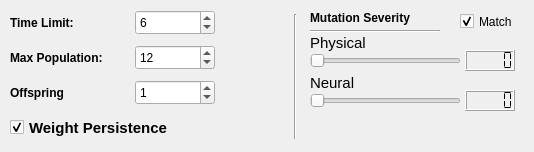
    <widget class="QWidget" name="tab_3">
     <attribute name="title">
      <string>Reproduction</string>
     </attribute>
     <widget class="QLCDNumber" name="physical_severity_lcd">
      <property name="geometry">
       <rect>
        <x>465</x>
        <y>50</y>
        <width>50</width>
        <height>21</height>
       </rect>
      </property>
      <property name="smallDecimalPoint">
       <bool>false</bool>
      </property>
      <property name="mode">
       <enum>QLCDNumber::Dec</enum>
      </property>
      <property name="segmentStyle">
       <enum>QLCDNumber::Flat</enum>
      </property>
     </widget>
     <widget class="QLabel" name="severity_label">
      <property name="geometry">
       <rect>
        <x>310</x>
        <y>5</y>
        <width>151</width>
        <height>25</height>
       </rect>
      </property>
      <property name="font">
       <font>
        <weight>75</weight>
        <bold>true</bold>
       </font>
      </property>
      <property name="toolTip">
       <string extracomment="The amount of CO2 in this world"/>
      </property>
      <property name="statusTip">
       <string/>
      </property>
      <property name="whatsThis">
       <string/>
      </property>
      <property name="text">
       <string>Mutation Severity</string>
      </property>
     </widget>
     <widget class="QSlider" name="physical_severity_slider">
      <property name="geometry">
       <rect>
        <x>310</x>
        <y>50</y>
        <width>151</width>
        <height>21</height>
       </rect>
      </property>
      <property name="statusTip">
       <string>How severe the physical mutations are when organisms reproduce</string>
      </property>
      <property name="maximum">
       <number>100</number>
      </property>
      <property name="orientation">
       <enum>Qt::Horizontal</enum>
      </property>
      <property name="tickInterval">
       <number>0</number>
      </property>
     </widget>
     <widget class="QSpinBox" name="rep_time_val">
      <property name="geometry">
       <rect>
        <x>135</x>
        <y>10</y>
        <width>80</width>
        <height>25</height>
       </rect>
      </property>
      <property name="toolTip">
       <string extracomment="Amount of CO2 to add"/>
      </property>
      <property name="statusTip">
       <string>Higher = Faster</string>
      </property>
      <property name="maximum">
       <number>999999999</number>
      </property>
      <property name="value">
       <number>6</number>
      </property>
     </widget>
     <widget class="QLabel" name="rep_time_limit">
      <property name="geometry">
       <rect>
        <x>10</x>
        <y>10</y>
        <width>121</width>
        <height>25</height>
       </rect>
      </property>
      <property name="font">
       <font>
        <weight>75</weight>
        <bold>true</bold>
       </font>
      </property>
      <property name="toolTip">
       <string extracomment="The amount of CO2 in this world"/>
      </property>
      <property name="statusTip">
       <string>How much time an organism has to wait before reproducing again</string>
      </property>
      <property name="whatsThis">
       <string/>
      </property>
      <property name="text">
       <string>Time Limit:</string>
      </property>
     </widget>
     <widget class="QLabel" name="max_pop_label">
      <property name="geometry">
       <rect>
        <x>10</x>
        <y>45</y>
        <width>121</width>
        <height>25</height>
       </rect>
      </property>
      <property name="font">
       <font>
        <weight>75</weight>
        <bold>true</bold>
       </font>
      </property>
      <property name="toolTip">
       <string extracomment="The amount of CO2 in this world"/>
      </property>
      <property name="statusTip">
       <string>If the population is over/at this value, organisms will not reproduce (Adding organisms manually bypasses this function)</string>
      </property>
      <property name="whatsThis">
       <string/>
      </property>
      <property name="text">
       <string>Max Population:</string>
      </property>
     </widget>
     <widget class="QSpinBox" name="max_pop_val">
      <property name="geometry">
       <rect>
        <x>135</x>
        <y>45</y>
        <width>80</width>
        <height>25</height>
       </rect>
      </property>
      <property name="toolTip">
       <string extracomment="Amount of CO2 to add"/>
      </property>
      <property name="statusTip">
       <string>Warning: Too many organisms will cause lag</string>
      </property>
      <property name="maximum">
       <number>999999999</number>
      </property>
      <property name="singleStep">
       <number>2</number>
      </property>
      <property name="value">
       <number>12</number>
      </property>
     </widget>
     <widget class="QSlider" name="neural_severity_slider">
      <property name="geometry">
       <rect>
        <x>310</x>
        <y>90</y>
        <width>151</width>
        <height>21</height>
       </rect>
      </property>
      <property name="statusTip">
       <string>How severe the brain mutations are when organisms reproduce</string>
      </property>
      <property name="maximum">
       <number>100</number>
      </property>
      <property name="orientation">
       <enum>Qt::Horizontal</enum>
      </property>
      <property name="tickInterval">
       <number>0</number>
      </property>
     </widget>
     <widget class="QLCDNumber" name="neural_severity_lcd">
      <property name="geometry">
       <rect>
        <x>465</x>
        <y>90</y>
        <width>50</width>
        <height>21</height>
       </rect>
      </property>
      <property name="smallDecimalPoint">
       <bool>false</bool>
      </property>
      <property name="mode">
       <enum>QLCDNumber::Dec</enum>
      </property>
      <property name="segmentStyle">
       <enum>QLCDNumber::Flat</enum>
      </property>
     </widget>
     <widget class="QLabel" name="physical_severity_label">
      <property name="geometry">
       <rect>
        <x>310</x>
        <y>30</y>
        <width>151</width>
        <height>25</height>
       </rect>
      </property>
      <property name="font">
       <font>
        <pointsize>11</pointsize>
        <weight>50</weight>
        <bold>false</bold>
       </font>
      </property>
      <property name="toolTip">
       <string extracomment="The amount of CO2 in this world"/>
      </property>
      <property name="statusTip">
       <string/>
      </property>
      <property name="whatsThis">
       <string/>
      </property>
      <property name="text">
       <string>Physical</string>
      </property>
     </widget>
     <widget class="QLabel" name="neural_severity_label">
      <property name="geometry">
       <rect>
        <x>310</x>
        <y>70</y>
        <width>151</width>
        <height>25</height>
       </rect>
      </property>
      <property name="font">
       <font>
        <pointsize>11</pointsize>
        <weight>50</weight>
        <bold>false</bold>
       </font>
      </property>
      <property name="toolTip">
       <string extracomment="The amount of CO2 in this world"/>
      </property>
      <property name="statusTip">
       <string/>
      </property>
      <property name="whatsThis">
       <string/>
      </property>
      <property name="text">
       <string>Neural</string>
      </property>
     </widget>
     <widget class="Line" name="line_3">
      <property name="geometry">
       <rect>
        <x>310</x>
        <y>30</y>
        <width>130</width>
        <height>3</height>
       </rect>
      </property>
      <property name="orientation">
       <enum>Qt::Horizontal</enum>
      </property>
     </widget>
     <widget class="QCheckBox" name="mutations_checkbox">
      <property name="geometry">
       <rect>
        <x>460</x>
        <y>10</y>
        <width>65</width>
        <height>23</height>
       </rect>
      </property>
      <property name="text">
       <string>Match</string>
      </property>
      <property name="checked">
       <bool>true</bool>
      </property>
     </widget>
     <widget class="QLabel" name="offspring_label">
      <property name="geometry">
       <rect>
        <x>10</x>
        <y>80</y>
        <width>121</width>
        <height>25</height>
       </rect>
      </property>
      <property name="font">
       <font>
        <weight>75</weight>
        <bold>true</bold>
       </font>
      </property>
      <property name="toolTip">
       <string extracomment="The amount of CO2 in this world"/>
      </property>
      <property name="statusTip">
       <string>How many offspring to create when an organism reproduces</string>
      </property>
      <property name="whatsThis">
       <string/>
      </property>
      <property name="text">
       <string>Offspring</string>
      </property>
     </widget>
     <widget class="QSpinBox" name="offspring_val">
      <property name="geometry">
       <rect>
        <x>135</x>
        <y>80</y>
        <width>80</width>
        <height>25</height>
       </rect>
      </property>
      <property name="toolTip">
       <string extracomment="Amount of CO2 to add"/>
      </property>
      <property name="statusTip">
       <string>Lower = faster</string>
      </property>
      <property name="minimum">
       <number>0</number>
      </property>
      <property name="maximum">
       <number>30</number>
      </property>
      <property name="singleStep">
       <number>1</number>
      </property>
      <property name="value">
       <number>1</number>
      </property>
     </widget>
     <widget class="Line" name="line_4">
      <property name="geometry">
       <rect>
        <x>285</x>
        <y>14</y>
        <width>20</width>
        <height>125</height>
       </rect>
      </property>
      <property name="orientation">
       <enum>Qt::Vertical</enum>
      </property>
     </widget>
     <widget class="QCheckBox" name="weight_pers_checkbox">
      <property name="geometry">
       <rect>
        <x>10</x>
        <y>112</y>
        <width>171</width>
        <height>31</height>
       </rect>
      </property>
      <property name="font">
       <font>
        <pointsize>11</pointsize>
        <weight>75</weight>
        <bold>true</bold>
       </font>
      </property>
      <property name="statusTip">
       <string>Weight persistence is when a parent organism passes on its neural &quot;weight&quot; - or knowledge - to its offspring</string>
      </property>
      <property name="text">
       <string>Weight Persistence</string>
      </property>
      <property name="checked">
       <bool>true</bool>
      </property>
     </widget>
    </widget>
